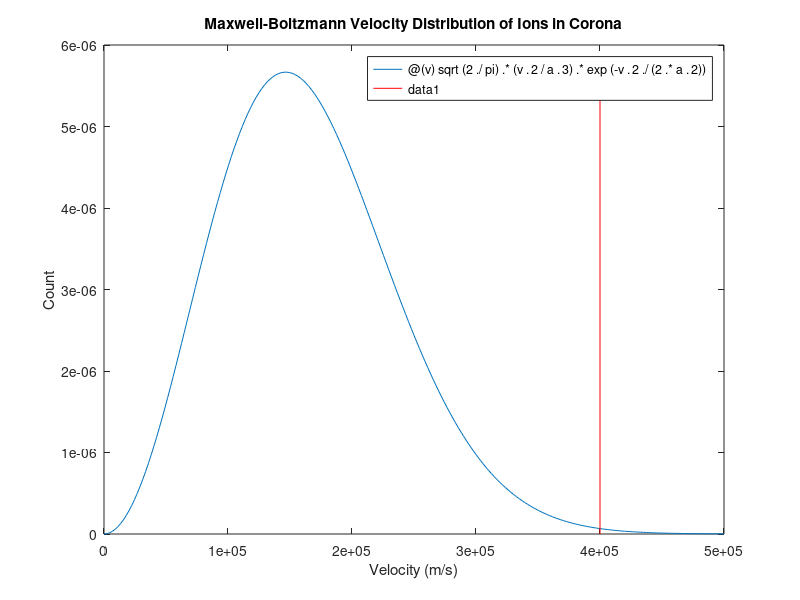
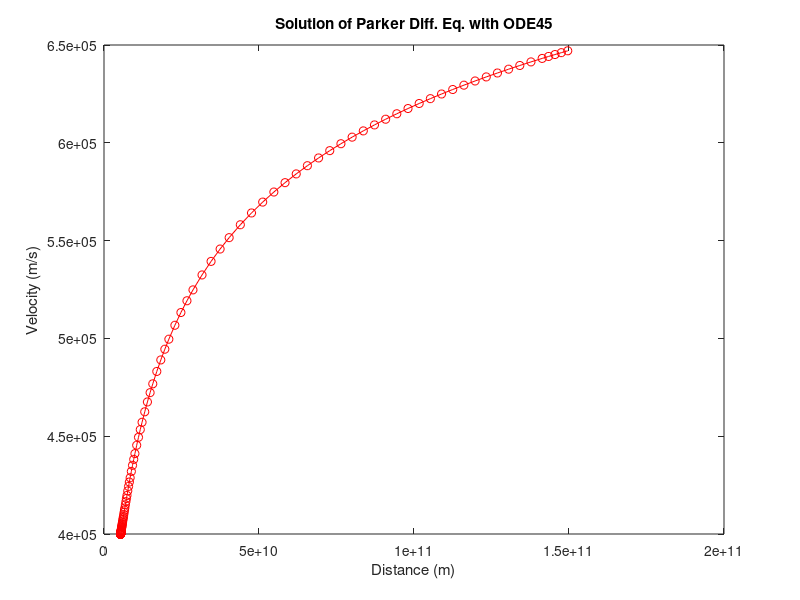

Source code (MATLAB) for these figures, in order:
k = 1.38064852*10^(-23);  % Boltzmann Constant (m^2kgs^-2K^-1)
T = 1.3*10^6;             % Typical Coronal Temprature (K)
M_p = 1.6726219*10^(-27); % Mass of a Proton (kg)
U = 2*k*T/M_p;            % Ion Thermal Velocity Squared
G = 6.67408*10^(-11);     % Gravitational Constant (m^3kg^-1s^-2)
M_sun = 1.989*10^30;      % Mass of sun (kg)
r_corona = 5360500000;    % radius from center of sun to
                          %   outer edge of corona (m)
r_scorona = 2100000;      % start of corona
AU = 149597870700;        % 1 Astronomical Unit (m)
v_corona = 400000;        % Typical velocity of solar wind
                          %   at the corona
a = sqrt(k*T/M_p);        % used With Maxwell Distribution of Ion Velocities
% Plot Maxwell Distribution where T is 1.3*10^6
fplot(@(v) sqrt(2./pi).*(v.^2/a.^3).*exp(-v.^2./(2.*a.^2)), [0 500000]);
line([4*10^5 4*10^5],[0 (5.8)*10^(-6)], 'Color','red');
title('Maxwell-Boltzmann Velocity Distribution of Ions in Corona');
xlabel('Velocity (m/s)');
ylabel('Count');

v_es_c = sqrt(2*G*M_sun/r_scorona);  % escape velocity at start of Corona
v_es_a = sqrt(2*G*M_sun/r_corona); % escape velocity at end of Corona
fprintf('Escape Velocity at Start of Corona: %8.2e m/s\n', v_es_c);
fprintf('Escape Velocity at End of Corona  : %8.2e m/s\n', v_es_a);

odefun = @(t,y) (2*U/t-G*M_sun/t^2)/(y-U/y);
[r,v] = ode45(odefun, [r_corona AU], v_corona);
figure(2);
plot(r, v, 'r-o');
title('Solution of Parker Diff. Eq. with ODE45');
xlabel('Distance (m)');
ylabel('Velocity (m/s)');
clear k T M_p U G M_sun r_corona AU v_corona odefun a